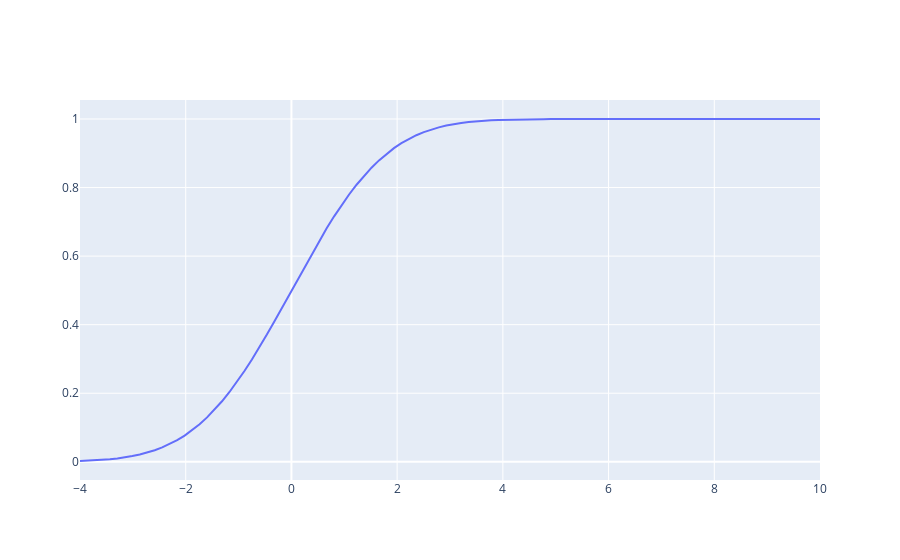

Source (notebook cell):
### Code cell
fig = go.Figure(data=go.Scatter(x=X, y=[y.cdf(z) for z in X]))
fig.show()
